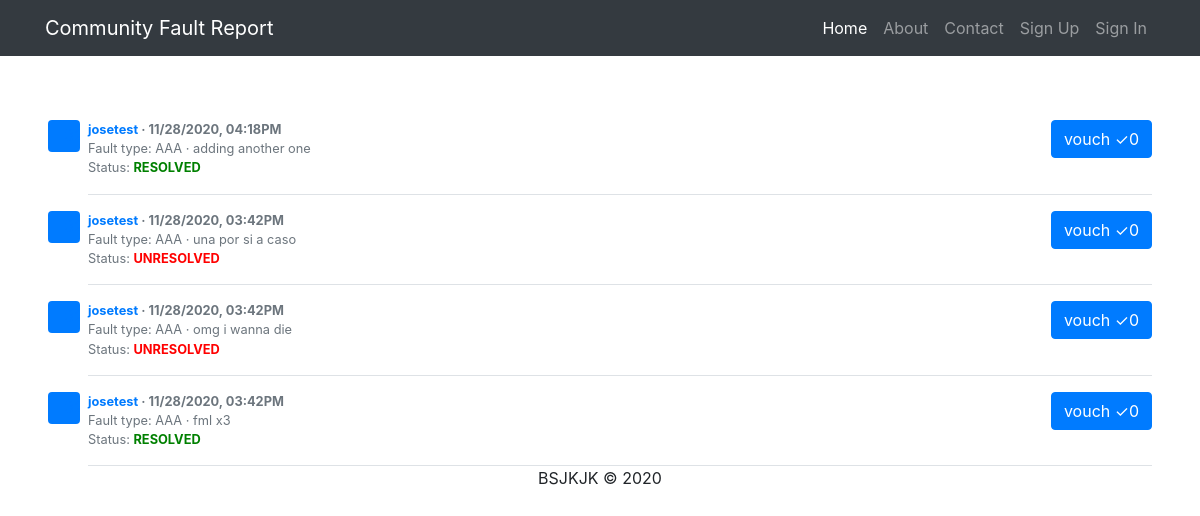
The app's page /allReports with its own data.
### app.py (models this page shows, shortened)
class Report(db.Model):
    id = db.Column(db.Integer, primary_key=True)
    fault_type = db.Column(db.String(10), nullable=False)
    content = db.Column(db.String(200), nullable=False)
    username = db.Column(db.String(15), nullable=False)
    email = db.Column(db.String(100), nullable=False)
    date_created = db.Column(db.DateTime, nullable=False, default=datetime.utcnow())
    resolved = db.Column(db.String(20), nullable=False, default='UNRESOLVED')
    vouches = db.Column(db.Integer, default=0) # our upvote system

### app.py (the view)
@app.route('/allReports')
def allReports():
    time_difference = timedelta(hours=4)
    reports = Report.query.order_by(Report.date_created).all()
    reports = reversed(reports)
    return render_template("allReports.html", reports=reports, time_difference=time_difference)

### templates/allReports.html (shortened to what this page needs)
{% extends 'base.html' %}
{% block body %}
    <div class="paddings">
          {% for report in reports %}
          <div class="media text-muted pt-3">
            <svg class="bd-placeholder-img mr-2 rounded" width="32" height="32" xmlns="http://www.w3.org/2000/svg" preserveAspectRatio="xMidYMid slice" focusable="false" role="img" aria-label="Placeholder: 32x32"><title>Placeholder</title><rect fill="#007bff" width="100%" height="100%"/><text fill="#007bff" dy=".3em" x="50%" y="50%">32x32</text></svg>
            <p class="media-body pb-3 mb-0 small lh-125 border-bottom border-gray">
              <strong class="d-block text-gray-dark"><a href="">{{ report.username }}</a> · {% set actual_date = report.date_created - time_difference %} {{ actual_date.strftime("%m/%d/%Y, %I:%M%p") }}
                {% if current_user.is_authenticated %}
                  {% if current_user.has_vouched_report(report) %}
                    <a href="{{ url_for('vouch_action', report_id=report.id, action='unvouch') }}"><button type="button" class= "btn btn-primary" name="vouch" style="float: right;">
                      vouch <span>&#10003;{{ report.vouches }}</span>
                    </button></a>
                  {% else %}
                  <a href="{{ url_for('vouch_action', report_id=report.id, action='vouch') }}"><button type="button" class= "btn btn-primary" name="vouch" style="float: right;">
                    vouch <span>&#10003;{{ report.vouches }}</span>
                  </button></a>
                  {% endif %}
                {% else %}
                <button type="button" class= "btn btn-primary" data-toggle="modal" data-target="#notLoggedModal" name="vouch" style="float: right;">
                  vouch <span>&#10003;{{ report.vouches }}</span>
                </button>
                {% endif %}
              </strong>
              Fault type: {{ report.fault_type }} · {{ report.content }}
              {% if report.resolved == 'RESOLVED' %}
              <br>
              Status: <b style="color:green"> {{ report.resolved }}</b>
              {% elif report.resolved == 'UNRESOLVED' %}
              <br>
              Status: <b style="color:red"> {{ report.resolved }}</b>
              {% endif %}
              </p>
            </div>
          {% endfor %}
          <div class="footer text-center">
            <p>BSJKJK © 2020</p>
          </div>
{% endblock %}

### records on screen
Report: username "josetest", strftime "11/28/2020, 04:18PM", vouches "0", fault_type "AAA", content "adding another one", resolved "RESOLVED"
Report: username "josetest", strftime "11/28/2020, 03:42PM", vouches "0", fault_type "AAA", content "una por si a caso", resolved "UNRESOLVED"
Report: username "josetest", strftime "11/28/2020, 03:42PM", vouches "0", fault_type "AAA", content "omg i wanna die", resolved "UNRESOLVED"
Report: username "josetest", strftime "11/28/2020, 03:42PM", vouches "0", fault_type "AAA", content "fml x3", resolved "RESOLVED"
